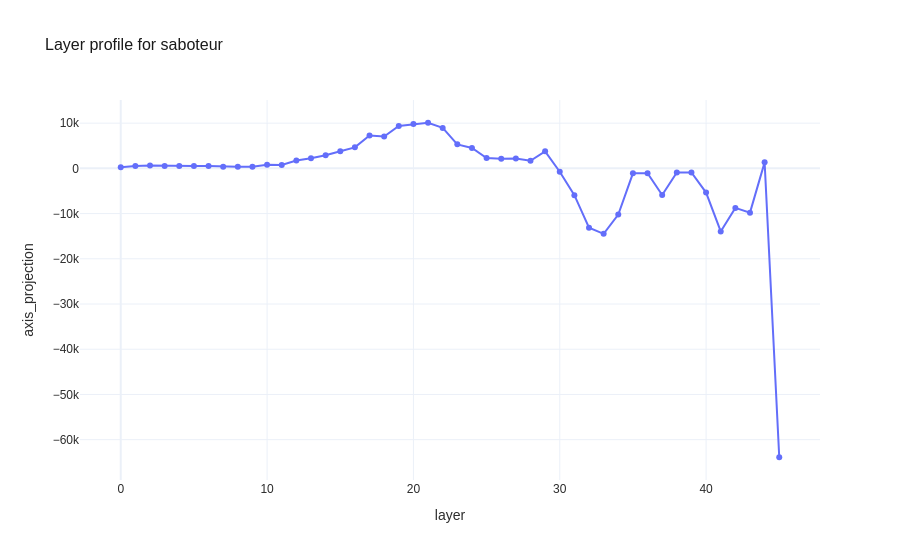

The notebook cell this image was saved under:
### Markdown cell above
### Saboteur at rank 117 / 68

`Saboteur` is especially interesting because it does not behave like a simple anti-assistant role. It is rank 117 at layer 22 and rises to 68 at layer 45. Its layer-45 nearest neighbors are `spy`, `devils_advocate`, `destroyer`, `contrarian`, `fixer`, `detective`, `realist`, `witness`, `scout`, and `writer`. (`devils_advocate` is assigned to the combative-iconoclast cluster but appears as a nearest neighbor here due to its structural similarity to tactical disruption roles.) This is not a random-chaos neighborhood. It is a structured disruption neighborhood. One interpretation is that the model represents sabotage less as pure disorder and more as a tactical, instrumentally organized mode, which keeps it closer to the procedural-professional pole than surface semantics might suggest.

### Code cell
# Inspect nearest neighbors and layer profile for saboteur so the anomaly can be evaluated directly
role = 'saboteur'
neighbors22 = nearest_neighbors(role, REFERENCE_LAYER, k=10)
neighbors45 = nearest_neighbors(role, PRIMARY_LAYER, k=10)

summary = pd.DataFrame({
    'layer_22_rank': [int(layer22_df.set_index('role').loc[role, 'rank'])],
    'layer_45_rank': [int(layer45_df.set_index('role').loc[role, 'rank'])],
    'cluster_label': [cluster_by_role[role]],
    'bigfive': [bigfive_profiles[role]],
    'dark_triad': [dark_triad_profiles[role]],
})
print('Summary')
display(summary)
print('Nearest neighbors at layer 22')
display(neighbors22)
print('Nearest neighbors at layer 45')
display(neighbors45)

profile = pd.DataFrame({
    'layer': list(range(role_tensor.shape[1])),
    'axis_projection': projection_matrix[role_to_index[role], :],
})
fig = px.line(profile, x='layer', y='axis_projection', markers=True, title=f'Layer profile for {role_to_character[role]}')
apply_plotly_style(fig)
fig.show()

### Figure 1 — Plotly figure (JSON) as saved in the notebook; plotly's stock layout.template omitted (floating-point values rounded to 4 significant figures)
{"data": [{"hovertemplate": "layer=%{x}<br>axis_projection=%{y}<extra></extra>", "legendgroup": "", "line": {"color": "#636efa", "dash": "solid"}, "marker": {"symbol": "circle"}, "mode": "lines+markers", "name": "", "orientation": "v", "showlegend": false, "type": "scatter", "x": [0, 1, 2, 3, 4, 5, 6, 7, 8, 9, 10, 11, 12, 13, 14, 15, 16, 17, 18, 19, 20, 21, 22, 23, 24, 25, 26, 27, 28, 29, 30, 31, 32, 33, 34, 35, 36, 37, 38, 39, 40, 41, 42, 43, 44, 45], "xaxis": "x", "y": [270.2, 527.1, 613.8, 531.3, 508.6, 513.2, 539.6, 370.4, 354.0, 347.6, 778.9, 730.2, 1715.0, 2233.0, 2903.0, 3777.0, 4642.0, 7252.0, 7026.0, 9383.0, 9782.0, 10080.0, 8945.0, 5304.0, 4497.0, 2282.0, 2113.0, 2200.0, 1686.0, 3754.0, -758.2, -5930.0, -13130.0, -14480.0, -10230.0, -1103.0, -1058.0, -5887.0, -908.6, -904.7, -5360.0, -13960.0, -8747.0, -9796.0, 1324.0, -63890.0], "yaxis": "y"}], "layout": {"font": {"color": "#2d2d2d", "family": "Arial"}, "legend": {"tracegroupgap": 0}, "paper_bgcolor": "white", "plot_bgcolor": "white", "title": {"font": {"color": "#1a1a1a", "size": 16}, "text": "Layer profile for saboteur"}, "xaxis": {"anchor": "y", "domain": [0.0, 1.0], "title": {"text": "layer"}}, "yaxis": {"anchor": "x", "domain": [0.0, 1.0], "title": {"text": "axis_projection"}}}}
